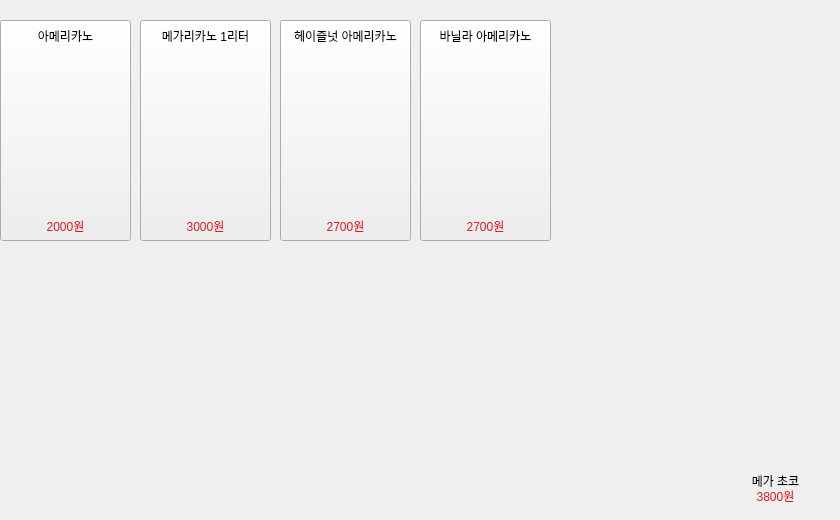
     <widget class="QWidget" name="page_12">
      <widget class="QPushButton" name="btn2_menu">
       <property name="geometry">
        <rect>
         <x>0</x>
         <y>20</y>
         <width>131</width>
         <height>221</height>
        </rect>
       </property>
       <property name="text">
        <string/>
       </property>
       <property name="icon">
        <iconset>
         <normaloff>../../바탕화면/MEGA/추천메뉴/20220630171805_1656577085458_7skvYFEJwH.jpg</normaloff>../../바탕화면/MEGA/추천메뉴/20220630171805_1656577085458_7skvYFEJwH.jpg</iconset>
       </property>
       <property name="iconSize">
        <size>
         <width>251</width>
         <height>241</height>
        </size>
       </property>
      </widget>
      <widget class="QPushButton" name="btn2_menu4">
       <property name="geometry">
        <rect>
         <x>420</x>
         <y>20</y>
         <width>131</width>
         <height>221</height>
        </rect>
       </property>
       <property name="text">
        <string/>
       </property>
       <property name="icon">
        <iconset>
         <normaloff>../../바탕화면/MEGA/추천메뉴/20220630171805_1656577085458_7skvYFEJwH.jpg</normaloff>../../바탕화면/MEGA/추천메뉴/20220630171805_1656577085458_7skvYFEJwH.jpg</iconset>
       </property>
       <property name="iconSize">
        <size>
         <width>251</width>
         <height>241</height>
        </size>
       </property>
      </widget>
      <widget class="QPushButton" name="btn2_menu2">
       <property name="geometry">
        <rect>
         <x>140</x>
         <y>20</y>
         <width>131</width>
         <height>221</height>
        </rect>
       </property>
       <property name="text">
        <string/>
       </property>
       <property name="icon">
        <iconset>
         <normaloff>../../바탕화면/MEGA/추천메뉴/20220630171805_1656577085458_7skvYFEJwH.jpg</normaloff>../../바탕화면/MEGA/추천메뉴/20220630171805_1656577085458_7skvYFEJwH.jpg</iconset>
       </property>
       <property name="iconSize">
        <size>
         <width>251</width>
         <height>241</height>
        </size>
       </property>
      </widget>
      <widget class="QPushButton" name="btn2_menu3">
       <property name="geometry">
        <rect>
         <x>280</x>
         <y>20</y>
         <width>131</width>
         <height>221</height>
        </rect>
       </property>
       <property name="text">
        <string/>
       </property>
       <property name="icon">
        <iconset>
         <normaloff>../../바탕화면/MEGA/추천메뉴/20220630171805_1656577085458_7skvYFEJwH.jpg</normaloff>../../바탕화면/MEGA/추천메뉴/20220630171805_1656577085458_7skvYFEJwH.jpg</iconset>
       </property>
       <property name="iconSize">
        <size>
         <width>251</width>
         <height>241</height>
        </size>
       </property>
      </widget>
      <widget class="QLabel" name="label_28">
       <property name="geometry">
        <rect>
         <x>10</x>
         <y>20</y>
         <width>111</width>
         <height>31</height>
        </rect>
       </property>
       <property name="styleSheet">
        <string notr="true">
background-color: rgb(191, 64, 64, 0);</string>
       </property>
       <property name="text">
        <string>아메리카노</string>
       </property>
       <property name="alignment">
        <set>Qt::AlignCenter</set>
       </property>
      </widget>
      <widget class="QLabel" name="label_27">
       <property name="geometry">
        <rect>
         <x>10</x>
         <y>210</y>
         <width>111</width>
         <height>31</height>
        </rect>
       </property>
       <property name="styleSheet">
        <string notr="true">color: rgb(224, 27, 36);
background-color: rgb(252, 8, 8, 0);</string>
       </property>
       <property name="text">
        <string>2000원</string>
       </property>
       <property name="alignment">
        <set>Qt::AlignCenter</set>
       </property>
      </widget>
      <widget class="QLabel" name="label_29">
       <property name="geometry">
        <rect>
         <x>150</x>
         <y>210</y>
         <width>111</width>
         <height>31</height>
        </rect>
       </property>
       <property name="styleSheet">
        <string notr="true">color: rgb(224, 27, 36);
background-color: rgb(252, 8, 8, 0);</string>
       </property>
       <property name="text">
        <string>3000원</string>
       </property>
       <property name="alignment">
        <set>Qt::AlignCenter</set>
       </property>
      </widget>
      <widget class="QLabel" name="label_30">
       <property name="geometry">
        <rect>
         <x>150</x>
         <y>20</y>
         <width>111</width>
         <height>31</height>
        </rect>
       </property>
       <property name="styleSheet">
        <string notr="true">
background-color: rgb(191, 64, 64, 0);</string>
       </property>
       <property name="text">
        <string>메가리카노 1리터</string>
       </property>
       <property name="alignment">
        <set>Qt::AlignCenter</set>
       </property>
      </widget>
      <widget class="QLabel" name="label_31">
       <property name="geometry">
        <rect>
         <x>290</x>
         <y>210</y>
         <width>111</width>
         <height>31</height>
        </rect>
       </property>
       <property name="styleSheet">
        <string notr="true">color: rgb(224, 27, 36);
background-color: rgb(252, 8, 8, 0);</string>
       </property>
       <property name="text">
        <string>2700원</string>
       </property>
       <property name="alignment">
        <set>Qt::AlignCenter</set>
       </property>
      </widget>
      <widget class="QLabel" name="label_32">
       <property name="geometry">
        <rect>
         <x>280</x>
         <y>20</y>
         <width>131</width>
         <height>31</height>
        </rect>
       </property>
       <property name="styleSheet">
        <string notr="true">
background-color: rgb(191, 64, 64, 0);</string>
       </property>
       <property name="text">
        <string>헤이즐넛 아메리카노</string>
       </property>
       <property name="alignment">
        <set>Qt::AlignCenter</set>
       </property>
      </widget>
      <widget class="QLabel" name="label_33">
       <property name="geometry">
        <rect>
         <x>430</x>
         <y>210</y>
         <width>111</width>
         <height>31</height>
        </rect>
       </property>
       <property name="styleSheet">
        <string notr="true">color: rgb(224, 27, 36);
background-color: rgb(252, 8, 8, 0);</string>
       </property>
       <property name="text">
        <string>2700원</string>
       </property>
       <property name="alignment">
        <set>Qt::AlignCenter</set>
       </property>
      </widget>
      <widget class="QLabel" name="label_34">
       <property name="geometry">
        <rect>
         <x>430</x>
         <y>20</y>
         <width>111</width>
         <height>31</height>
        </rect>
       </property>
       <property name="styleSheet">
        <string notr="true">
background-color: rgb(191, 64, 64, 0);</string>
       </property>
       <property name="text">
        <string>바닐라 아메리카노</string>
       </property>
       <property name="alignment">
        <set>Qt::AlignCenter</set>
       </property>
      </widget>
      <widget class="QLabel" name="label_350">
       <property name="geometry">
        <rect>
         <x>720</x>
         <y>480</y>
         <width>111</width>
         <height>31</height>
        </rect>
       </property>
       <property name="styleSheet">
        <string notr="true">color: rgb(224, 27, 36);
background-color: rgba(252, 8, 8, 0);</string>
       </property>
       <property name="text">
        <string>3800원</string>
       </property>
       <property name="alignment">
        <set>Qt::AlignCenter</set>
       </property>
      </widget>
      <widget class="QLabel" name="label_351">
       <property name="geometry">
        <rect>
         <x>720</x>
         <y>460</y>
         <width>111</width>
         <height>41</height>
        </rect>
       </property>
       <property name="styleSheet">
        <string notr="true">
background-color: rgba(191, 64, 64, 0);</string>
       </property>
       <property name="text">
        <string>메가 초코</string>
       </property>
       <property name="alignment">
        <set>Qt::AlignCenter</set>
       </property>
      </widget>
      <zorder>btn2_menu3</zorder>
      <zorder>btn2_menu</zorder>
      <zorder>btn2_menu4</zorder>
      <zorder>btn2_menu2</zorder>
      <zorder>label_28</zorder>
      <zorder>label_27</zorder>
      <zorder>label_29</zorder>
      <zorder>label_30</zorder>
      <zorder>label_31</zorder>
      <zorder>label_32</zorder>
      <zorder>label_33</zorder>
      <zorder>label_34</zorder>
      <zorder>label_350</zorder>
      <zorder>label_351</zorder>
     </widget>
